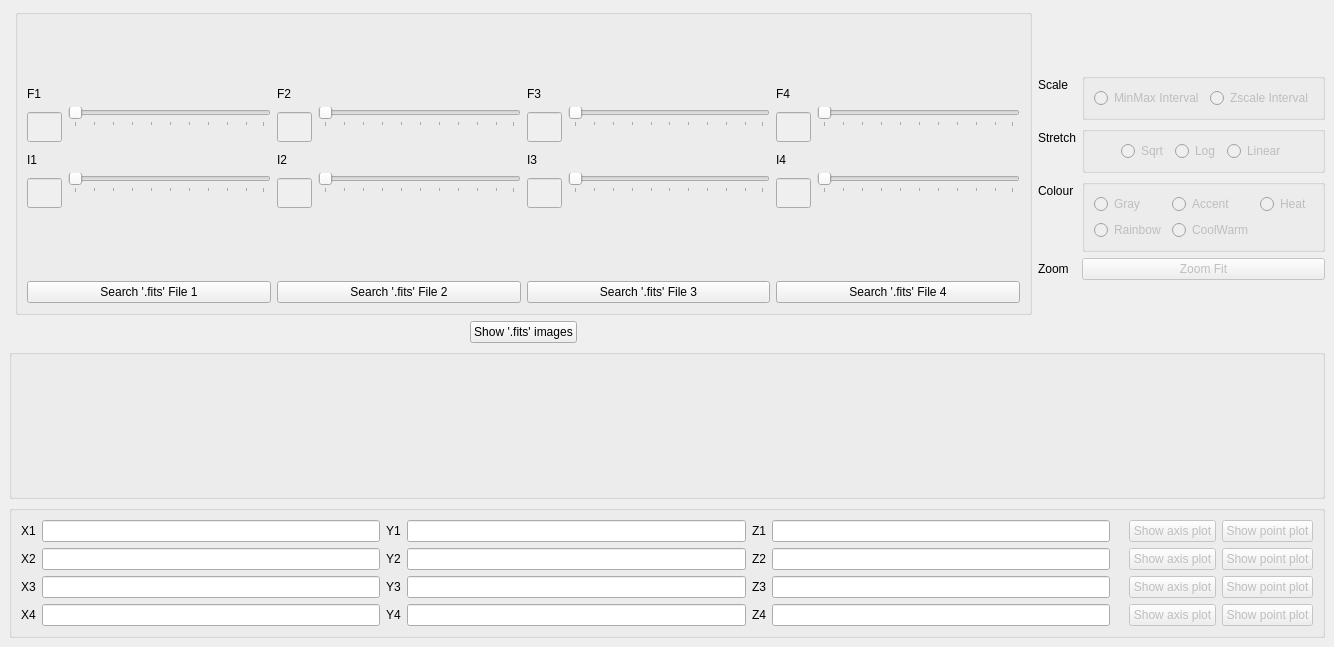
<?xml version="1.0" encoding="UTF-8"?>
<ui version="4.0">
 <class>MrsDetPlot</class>
 <widget class="QMainWindow" name="MrsDetPlot">
  <property name="geometry">
   <rect>
    <x>0</x>
    <y>0</y>
    <width>1334</width>
    <height>647</height>
   </rect>
  </property>
  <property name="windowTitle">
   <string>mrs_det_plot - Beta version</string>
  </property>
  <widget class="QWidget" name="centralwidget">
   <property name="sizePolicy">
    <sizepolicy hsizetype="Minimum" vsizetype="Fixed">
     <horstretch>0</horstretch>
     <verstretch>0</verstretch>
    </sizepolicy>
   </property>
   <layout class="QGridLayout" name="gridLayout_2">
    <item row="0" column="0">
     <layout class="QGridLayout" name="gridLayout" rowstretch="0,0,0,0">
      <item row="2" column="0" colspan="3">
       <widget class="QGroupBox" name="midPlot">
        <property name="minimumSize">
         <size>
          <width>0</width>
          <height>150</height>
         </size>
        </property>
        <property name="maximumSize">
         <size>
          <width>16777215</width>
          <height>150</height>
         </size>
        </property>
        <property name="title">
         <string/>
        </property>
        <layout class="QGridLayout" name="gridLayout_18">
         <item row="0" column="0">
          <layout class="QVBoxLayout" name="midLayout_vbox"/>
         </item>
        </layout>
       </widget>
      </item>
      <item row="1" column="1" alignment="Qt::AlignHCenter">
       <widget class="QPushButton" name="midButton">
        <property name="sizePolicy">
         <sizepolicy hsizetype="Fixed" vsizetype="Fixed">
          <horstretch>0</horstretch>
          <verstretch>0</verstretch>
         </sizepolicy>
        </property>
        <property name="text">
         <string>Show '.fits' images</string>
        </property>
       </widget>
      </item>
      <item row="0" column="1">
       <widget class="QGroupBox" name="groupBox_3">
        <property name="sizePolicy">
         <sizepolicy hsizetype="Expanding" vsizetype="Minimum">
          <horstretch>0</horstretch>
          <verstretch>0</verstretch>
         </sizepolicy>
        </property>
        <property name="maximumSize">
         <size>
          <width>16777215</width>
          <height>16777215</height>
         </size>
        </property>
        <property name="title">
         <string/>
        </property>
        <property name="alignment">
         <set>Qt::AlignLeading|Qt::AlignLeft|Qt::AlignVCenter</set>
        </property>
        <layout class="QGridLayout" name="gridLayout_7">
         <item row="0" column="0">
          <layout class="QGridLayout" name="gridLayout_3">
           <property name="sizeConstraint">
            <enum>QLayout::SetDefaultConstraint</enum>
           </property>
           <item row="0" column="3">
            <layout class="QFormLayout" name="formLayout_4">
             <property name="sizeConstraint">
              <enum>QLayout::SetDefaultConstraint</enum>
             </property>
             <property name="fieldGrowthPolicy">
              <enum>QFormLayout::AllNonFixedFieldsGrow</enum>
             </property>
             <property name="rowWrapPolicy">
              <enum>QFormLayout::WrapAllRows</enum>
             </property>
             <property name="labelAlignment">
              <set>Qt::AlignLeading|Qt::AlignLeft|Qt::AlignVCenter</set>
             </property>
             <property name="formAlignment">
              <set>Qt::AlignLeading|Qt::AlignLeft|Qt::AlignVCenter</set>
             </property>
             <item row="0" column="0">
              <widget class="QLabel" name="frame3Label">
               <property name="text">
                <string>F3</string>
               </property>
              </widget>
             </item>
             <item row="0" column="1">
              <layout class="QGridLayout" name="gridLayout_14">
               <item row="0" column="1" colspan="2">
                <widget class="QSlider" name="frameSlider3">
                 <property name="enabled">
                  <bool>false</bool>
                 </property>
                 <property name="orientation">
                  <enum>Qt::Horizontal</enum>
                 </property>
                 <property name="tickPosition">
                  <enum>QSlider::TicksBelow</enum>
                 </property>
                </widget>
               </item>
               <item row="1" column="1">
                <widget class="QLabel" name="frameMinimumLabel3">
                 <property name="text">
                  <string/>
                 </property>
                </widget>
               </item>
               <item row="1" column="2" alignment="Qt::AlignRight">
                <widget class="QLabel" name="frameMaximumLabel3">
                 <property name="text">
                  <string/>
                 </property>
                </widget>
               </item>
               <item row="0" column="0" rowspan="2">
                <widget class="QLineEdit" name="frameLineEdit3">
                 <property name="enabled">
                  <bool>false</bool>
                 </property>
                 <property name="maximumSize">
                  <size>
                   <width>35</width>
                   <height>30</height>
                  </size>
                 </property>
                </widget>
               </item>
              </layout>
             </item>
             <item row="1" column="0">
              <widget class="QLabel" name="integration3Label">
               <property name="text">
                <string>I3</string>
               </property>
              </widget>
             </item>
             <item row="1" column="1">
              <layout class="QGridLayout" name="gridLayout_15">
               <item row="0" column="1" colspan="2">
                <widget class="QSlider" name="integrationSlider3">
                 <property name="enabled">
                  <bool>false</bool>
                 </property>
                 <property name="orientation">
                  <enum>Qt::Horizontal</enum>
                 </property>
                 <property name="tickPosition">
                  <enum>QSlider::TicksBelow</enum>
                 </property>
                </widget>
               </item>
               <item row="1" column="1">
                <widget class="QLabel" name="integrationMinimumLabel3">
                 <property name="text">
                  <string/>
                 </property>
                </widget>
               </item>
               <item row="1" column="2" alignment="Qt::AlignRight">
                <widget class="QLabel" name="integrationMaximumLabel3">
                 <property name="text">
                  <string/>
                 </property>
                </widget>
               </item>
               <item row="0" column="0" rowspan="2">
                <widget class="QLineEdit" name="integrationLineEdit3">
                 <property name="enabled">
                  <bool>false</bool>
                 </property>
                 <property name="maximumSize">
                  <size>
                   <width>35</width>
                   <height>30</height>
                  </size>
                 </property>
                </widget>
               </item>
              </layout>
             </item>
            </layout>
           </item>
           <item row="0" column="2">
            <layout class="QFormLayout" name="formLayout_3">
             <property name="rowWrapPolicy">
              <enum>QFormLayout::WrapAllRows</enum>
             </property>
             <property name="formAlignment">
              <set>Qt::AlignLeading|Qt::AlignLeft|Qt::AlignVCenter</set>
             </property>
             <item row="0" column="0">
              <widget class="QLabel" name="frame2Label">
               <property name="text">
                <string>F2</string>
               </property>
              </widget>
             </item>
             <item row="0" column="1">
              <layout class="QGridLayout" name="gridLayout_12">
               <item row="0" column="1" colspan="2">
                <widget class="QSlider" name="frameSlider2">
                 <property name="enabled">
                  <bool>false</bool>
                 </property>
                 <property name="orientation">
                  <enum>Qt::Horizontal</enum>
                 </property>
                 <property name="tickPosition">
                  <enum>QSlider::TicksBelow</enum>
                 </property>
                </widget>
               </item>
               <item row="1" column="2" alignment="Qt::AlignRight">
                <widget class="QLabel" name="frameMaximumLabel2">
                 <property name="text">
                  <string/>
                 </property>
                </widget>
               </item>
               <item row="1" column="1">
                <widget class="QLabel" name="frameMinimumLabel2">
                 <property name="text">
                  <string/>
                 </property>
                </widget>
               </item>
               <item row="0" column="0" rowspan="2">
                <widget class="QLineEdit" name="frameLineEdit2">
                 <property name="enabled">
                  <bool>false</bool>
                 </property>
                 <property name="maximumSize">
                  <size>
                   <width>35</width>
                   <height>30</height>
                  </size>
                 </property>
                </widget>
               </item>
              </layout>
             </item>
             <item row="1" column="0">
              <widget class="QLabel" name="integration2Label">
               <property name="text">
                <string>I2</string>
               </property>
              </widget>
             </item>
             <item row="1" column="1">
              <layout class="QGridLayout" name="gridLayout_13">
               <item row="1" column="1">
                <widget class="QLabel" name="integrationMinimumLabel2">
                 <property name="text">
                  <string/>
                 </property>
                </widget>
               </item>
               <item row="0" column="1" colspan="2">
                <widget class="QSlider" name="integrationSlider2">
                 <property name="enabled">
                  <bool>false</bool>
                 </property>
                 <property name="orientation">
                  <enum>Qt::Horizontal</enum>
                 </property>
                 <property name="tickPosition">
                  <enum>QSlider::TicksBelow</enum>
                 </property>
                </widget>
               </item>
               <item row="1" column="2" alignment="Qt::AlignRight">
                <widget class="QLabel" name="integrationMaximumLabel2">
                 <property name="text">
                  <string/>
                 </property>
                </widget>
               </item>
               <item row="0" column="0" rowspan="2">
                <widget class="QLineEdit" name="integrationLineEdit2">
                 <property name="enabled">
                  <bool>false</bool>
                 </property>
                 <property name="maximumSize">
                  <size>
                   <width>35</width>
                   <height>30</height>
                  </size>
                 </property>
                </widget>
               </item>
              </layout>
             </item>
            </layout>
           </item>
           <item row="0" column="4">
            <layout class="QFormLayout" name="formLayout_5">
             <property name="fieldGrowthPolicy">
              <enum>QFormLayout::AllNonFixedFieldsGrow</enum>
             </property>
             <property name="rowWrapPolicy">
              <enum>QFormLayout::WrapAllRows</enum>
             </property>
             <property name="formAlignment">
              <set>Qt::AlignLeading|Qt::AlignLeft|Qt::AlignVCenter</set>
             </property>
             <item row="0" column="0">
              <widget class="QLabel" name="frame4Label">
               <property name="text">
                <string>F4</string>
               </property>
              </widget>
             </item>
             <item row="0" column="1">
              <layout class="QGridLayout" name="gridLayout_16">
               <item row="0" column="1" colspan="2">
                <widget class="QSlider" name="frameSlider4">
                 <property name="enabled">
                  <bool>false</bool>
                 </property>
                 <property name="tracking">
                  <bool>true</bool>
                 </property>
                 <property name="orientation">
                  <enum>Qt::Horizontal</enum>
                 </property>
                 <property name="tickPosition">
                  <enum>QSlider::TicksBelow</enum>
                 </property>
                </widget>
               </item>
               <item row="1" column="2" alignment="Qt::AlignRight">
                <widget class="QLabel" name="frameMaximumLabel4">
                 <property name="text">
                  <string/>
                 </property>
                </widget>
               </item>
               <item row="1" column="1">
                <widget class="QLabel" name="frameMinimumLabel4">
                 <property name="text">
                  <string/>
                 </property>
                </widget>
               </item>
               <item row="0" column="0" rowspan="2">
                <widget class="QLineEdit" name="frameLineEdit4">
                 <property name="enabled">
                  <bool>false</bool>
                 </property>
                 <property name="sizePolicy">
                  <sizepolicy hsizetype="Expanding" vsizetype="Fixed">
                   <horstretch>0</horstretch>
                   <verstretch>0</verstretch>
                  </sizepolicy>
                 </property>
                 <property name="maximumSize">
                  <size>
                   <width>35</width>
                   <height>30</height>
                  </size>
                 </property>
                </widget>
               </item>
              </layout>
             </item>
             <item row="1" column="0">
              <widget class="QLabel" name="integration4Label">
               <property name="text">
                <string>I4</string>
               </property>
              </widget>
             </item>
             <item row="1" column="1">
              <layout class="QGridLayout" name="gridLayout_17">
               <item row="1" column="2" alignment="Qt::AlignRight">
                <widget class="QLabel" name="integrationMaximumLabel4">
                 <property name="text">
                  <string/>
                 </property>
                </widget>
               </item>
               <item row="1" column="1">
                <widget class="QLabel" name="integrationMinimumLabel4">
                 <property name="text">
                  <string/>
                 </property>
                </widget>
               </item>
               <item row="0" column="1" colspan="2">
                <widget class="QSlider" name="integrationSlider4">
                 <property name="enabled">
                  <bool>false</bool>
                 </property>
                 <property name="orientation">
                  <enum>Qt::Horizontal</enum>
                 </property>
                 <property name="tickPosition">
                  <enum>QSlider::TicksBelow</enum>
                 </property>
                </widget>
               </item>
               <item row="0" column="0" rowspan="2">
                <widget class="QLineEdit" name="integrationLineEdit4">
                 <property name="enabled">
                  <bool>false</bool>
                 </property>
                 <property name="maximumSize">
                  <size>
                   <width>35</width>
                   <height>30</height>
                  </size>
                 </property>
                </widget>
               </item>
              </layout>
             </item>
            </layout>
           </item>
           <item row="0" column="0">
            <layout class="QFormLayout" name="formLayout_2">
             <property name="rowWrapPolicy">
              <enum>QFormLayout::WrapAllRows</enum>
             </property>
             <property name="formAlignment">
              <set>Qt::AlignLeading|Qt::AlignLeft|Qt::AlignVCenter</set>
             </property>
             <item row="0" column="0">
              <widget class="QLabel" name="frame1Label">
               <property name="text">
                <string>F1</string>
               </property>
              </widget>
             </item>
             <item row="0" column="1">
              <layout class="QGridLayout" name="gridLayout_10">
               <item row="1" column="1">
                <widget class="QLabel" name="frameMinimumLabel1">
                 <property name="text">
                  <string/>
                 </property>
                </widget>
               </item>
               <item row="0" column="1" colspan="2">
                <widget class="QSlider" name="frameSlider1">
                 <property name="enabled">
                  <bool>false</bool>
                 </property>
                 <property name="orientation">
                  <enum>Qt::Horizontal</enum>
                 </property>
                 <property name="tickPosition">
                  <enum>QSlider::TicksBelow</enum>
                 </property>
                </widget>
               </item>
               <item row="1" column="2" alignment="Qt::AlignRight">
                <widget class="QLabel" name="frameMaximumLabel1">
                 <property name="text">
                  <string/>
                 </property>
                </widget>
               </item>
               <item row="0" column="0" rowspan="2">
                <widget class="QLineEdit" name="frameLineEdit1">
                 <property name="enabled">
                  <bool>false</bool>
                 </property>
                 <property name="sizePolicy">
                  <sizepolicy hsizetype="Expanding" vsizetype="Fixed">
                   <horstretch>0</horstretch>
                   <verstretch>0</verstretch>
                  </sizepolicy>
                 </property>
                 <property name="minimumSize">
                  <size>
                   <width>0</width>
                   <height>0</height>
                  </size>
                 </property>
                 <property name="maximumSize">
                  <size>
                   <width>35</width>
                   <height>30</height>
                  </size>
                 </property>
                </widget>
               </item>
              </layout>
             </item>
             <item row="1" column="0">
              <widget class="QLabel" name="integration1Label">
               <property name="text">
                <string>I1</string>
               </property>
              </widget>
             </item>
             <item row="1" column="1">
              <layout class="QGridLayout" name="gridLayout_11">
               <item row="0" column="1" colspan="2">
                <widget class="QSlider" name="integrationSlider1">
                 <property name="enabled">
                  <bool>false</bool>
                 </property>
                 <property name="orientation">
                  <enum>Qt::Horizontal</enum>
                 </property>
                 <property name="tickPosition">
                  <enum>QSlider::TicksBelow</enum>
                 </property>
                </widget>
               </item>
               <item row="1" column="1">
                <widget class="QLabel" name="integrationMinimumLabel1">
                 <property name="text">
                  <string/>
                 </property>
                </widget>
               </item>
               <item row="1" column="2" alignment="Qt::AlignRight">
                <widget class="QLabel" name="integrationMaximumLabel1">
                 <property name="text">
                  <string/>
                 </property>
                </widget>
               </item>
               <item row="0" column="0" rowspan="2">
                <widget class="QLineEdit" name="integrationLineEdit1">
                 <property name="enabled">
                  <bool>false</bool>
                 </property>
                 <property name="maximumSize">
                  <size>
                   <width>35</width>
                   <height>30</height>
                  </size>
                 </property>
                </widget>
               </item>
              </layout>
             </item>
            </layout>
           </item>
           <item row="1" column="4">
            <widget class="QPushButton" name="fileButton4">
             <property name="text">
              <string>Search '.fits' File 4</string>
             </property>
            </widget>
           </item>
           <item row="1" column="3">
            <widget class="QPushButton" name="fileButton3">
             <property name="text">
              <string>Search '.fits' File 3</string>
             </property>
            </widget>
           </item>
           <item row="1" column="2">
            <widget class="QPushButton" name="fileButton2">
             <property name="text">
              <string>Search '.fits' File 2</string>
             </property>
            </widget>
           </item>
           <item row="1" column="0">
            <widget class="QPushButton" name="fileButton1">
             <property name="text">
              <string>Search '.fits' File 1</string>
             </property>
            </widget>
           </item>
          </layout>
         </item>
        </layout>
       </widget>
      </item>
      <item row="3" column="0" colspan="3">
       <widget class="QGroupBox" name="groupBox_2">
        <property name="enabled">
         <bool>true</bool>
        </property>
        <property name="sizePolicy">
         <sizepolicy hsizetype="Expanding" vsizetype="Fixed">
          <horstretch>0</horstretch>
          <verstretch>0</verstretch>
         </sizepolicy>
        </property>
        <property name="title">
         <string/>
        </property>
        <layout class="QGridLayout" name="gridLayout_9">
         <item row="0" column="0">
          <layout class="QGridLayout" name="gridLayout_8">
           <item row="0" column="2">
            <widget class="QLabel" name="yLabel1">
             <property name="text">
              <string>Y1</string>
             </property>
            </widget>
           </item>
           <item row="0" column="6">
            <widget class="QLabel" name="zUnitLabel1">
             <property name="text">
              <string/>
             </property>
            </widget>
           </item>
           <item row="0" column="4">
            <widget class="QLabel" name="zLabel1">
             <property name="text">
              <string>Z1</string>
             </property>
            </widget>
           </item>
           <item row="0" column="1">
            <widget class="QLineEdit" name="xlineEdit1">
             <property name="readOnly">
              <bool>true</bool>
             </property>
            </widget>
           </item>
           <item row="2" column="0">
            <widget class="QLabel" name="xLabel3">
             <property name="text">
              <string>X3</string>
             </property>
            </widget>
           </item>
           <item row="0" column="3">
            <widget class="QLineEdit" name="ylineEdit1">
             <property name="readOnly">
              <bool>true</bool>
             </property>
            </widget>
           </item>
           <item row="0" column="5">
            <widget class="QLineEdit" name="zlineEdit1">
             <property name="readOnly">
              <bool>true</bool>
             </property>
            </widget>
           </item>
           <item row="0" column="7">
            <widget class="QPushButton" name="showAxisButton1">
             <property name="enabled">
              <bool>false</bool>
             </property>
             <property name="text">
              <string>Show axis plot</string>
             </property>
            </widget>
           </item>
           <item row="1" column="8">
            <widget class="QPushButton" name="showPointButton2">
             <property name="enabled">
              <bool>false</bool>
             </property>
             <property name="text">
              <string>Show point plot</string>
             </property>
            </widget>
           </item>
           <item row="1" column="6">
            <widget class="QLabel" name="zUnitLabel2">
             <property name="text">
              <string/>
             </property>
            </widget>
           </item>
           <item row="2" column="1">
            <widget class="QLineEdit" name="xlineEdit3"/>
           </item>
           <item row="1" column="2">
            <widget class="QLabel" name="yLabel2">
             <property name="text">
              <string>Y2</string>
             </property>
            </widget>
           </item>
           <item row="1" column="5">
            <widget class="QLineEdit" name="zlineEdit2">
             <property name="readOnly">
              <bool>true</bool>
             </property>
            </widget>
           </item>
           <item row="2" column="6">
            <widget class="QLabel" name="zUnitLabel3">
             <property name="text">
              <string/>
             </property>
            </widget>
           </item>
           <item row="2" column="3">
            <widget class="QLineEdit" name="ylineEdit3">
             <property name="readOnly">
              <bool>true</bool>
             </property>
            </widget>
           </item>
           <item row="2" column="5">
            <widget class="QLineEdit" name="zlineEdit3">
             <property name="readOnly">
              <bool>true</bool>
             </property>
            </widget>
           </item>
           <item row="2" column="7">
            <widget class="QPushButton" name="showAxisButton3">
             <property name="enabled">
              <bool>false</bool>
             </property>
             <property name="text">
              <string>Show axis plot</string>
             </property>
            </widget>
           </item>
           <item row="1" column="7">
            <widget class="QPushButton" name="showAxisButton2">
             <property name="enabled">
              <bool>false</bool>
             </property>
             <property name="text">
              <string>Show axis plot</string>
             </property>
            </widget>
           </item>
           <item row="2" column="2">
            <widget class="QLabel" name="yLabel3">
             <property name="text">
              <string>Y3</string>
             </property>
            </widget>
           </item>
           <item row="1" column="3">
            <widget class="QLineEdit" name="ylineEdit2">
             <property name="readOnly">
              <bool>true</bool>
             </property>
            </widget>
           </item>
           <item row="1" column="4">
            <widget class="QLabel" name="zLabel2">
             <property name="text">
              <string>Z2</string>
             </property>
            </widget>
           </item>
           <item row="0" column="8">
            <widget class="QPushButton" name="showPointButton1">
             <property name="enabled">
              <bool>false</bool>
             </property>
             <property name="text">
              <string>Show point plot</string>
             </property>
            </widget>
           </item>
           <item row="1" column="1">
            <widget class="QLineEdit" name="xlineEdit2">
             <property name="readOnly">
              <bool>true</bool>
             </property>
            </widget>
           </item>
           <item row="2" column="4">
            <widget class="QLabel" name="zLabel3">
             <property name="text">
              <string>Z3</string>
             </property>
            </widget>
           </item>
           <item row="0" column="0">
            <widget class="QLabel" name="xLabel1">
             <property name="text">
              <string>X1</string>
             </property>
            </widget>
           </item>
           <item row="2" column="8">
            <widget class="QPushButton" name="showPointButton3">
             <property name="enabled">
              <bool>false</bool>
             </property>
             <property name="text">
              <string>Show point plot</string>
             </property>
            </widget>
           </item>
           <item row="1" column="0">
            <widget class="QLabel" name="xLabel2">
             <property name="text">
              <string>X2</string>
             </property>
            </widget>
           </item>
           <item row="3" column="0">
            <widget class="QLabel" name="xLabel4">
             <property name="text">
              <string>X4</string>
             </property>
            </widget>
           </item>
           <item row="3" column="1">
            <widget class="QLineEdit" name="xlineEdit4">
             <property name="readOnly">
              <bool>true</bool>
             </property>
            </widget>
           </item>
           <item row="3" column="2">
            <widget class="QLabel" name="yLabel4">
             <property name="text">
              <string>Y4</string>
             </property>
            </widget>
           </item>
           <item row="3" column="3">
            <widget class="QLineEdit" name="ylineEdit4">
             <property name="readOnly">
              <bool>true</bool>
             </property>
            </widget>
           </item>
           <item row="3" column="4">
            <widget class="QLabel" name="zLabel4">
             <property name="text">
              <string>Z4</string>
             </property>
            </widget>
           </item>
           <item row="3" column="5">
            <widget class="QLineEdit" name="zlineEdit4">
             <property name="readOnly">
              <bool>true</bool>
             </property>
            </widget>
           </item>
           <item row="3" column="7">
            <widget class="QPushButton" name="showAxisButton4">
             <property name="enabled">
              <bool>false</bool>
             </property>
             <property name="text">
              <string>Show axis plot</string>
             </property>
            </widget>
           </item>
           <item row="3" column="8">
            <widget class="QPushButton" name="showPointButton4">
             <property name="enabled">
              <bool>false</bool>
             </property>
             <property name="text">
              <string>Show point plot</string>
             </property>
            </widget>
           </item>
           <item row="3" column="6">
            <widget class="QLabel" name="zUnitLabel4">
             <property name="text">
              <string/>
             </property>
            </widget>
           </item>
          </layout>
         </item>
        </layout>
       </widget>
      </item>
      <item row="0" column="2" rowspan="2">
       <layout class="QFormLayout" name="formLayout">
        <property name="formAlignment">
         <set>Qt::AlignLeading|Qt::AlignLeft|Qt::AlignVCenter</set>
        </property>
        <item row="0" column="0">
         <widget class="QLabel" name="scaleLabel">
          <property name="text">
           <string>Scale</string>
          </property>
         </widget>
        </item>
        <item row="1" column="0">
         <widget class="QLabel" name="stretchLabel">
          <property name="text">
           <string>Stretch</string>
          </property>
         </widget>
        </item>
        <item row="2" column="0">
         <widget class="QLabel" name="colourLabel">
          <property name="text">
           <string>Colour</string>
          </property>
         </widget>
        </item>
        <item row="3" column="0">
         <widget class="QLabel" name="zoomLabel">
          <property name="text">
           <string>Zoom</string>
          </property>
         </widget>
        </item>
        <item row="1" column="1">
         <widget class="QGroupBox" name="stretchGroupBox">
          <property name="enabled">
           <bool>false</bool>
          </property>
          <property name="title">
           <string/>
          </property>
          <layout class="QHBoxLayout" name="horizontalLayout_4">
           <item>
            <layout class="QHBoxLayout" name="horizontalLayout_3">
             <item>
              <widget class="QRadioButton" name="radioBScale3">
               <property name="sizePolicy">
                <sizepolicy hsizetype="Fixed" vsizetype="Fixed">
                 <horstretch>0</horstretch>
                 <verstretch>0</verstretch>
                </sizepolicy>
               </property>
               <property name="layoutDirection">
                <enum>Qt::LeftToRight</enum>
               </property>
               <property name="text">
                <string>Sqrt</string>
               </property>
              </widget>
             </item>
             <item>
              <widget class="QRadioButton" name="radioBScale2">
               <property name="sizePolicy">
                <sizepolicy hsizetype="Fixed" vsizetype="Fixed">
                 <horstretch>0</horstretch>
                 <verstretch>0</verstretch>
                </sizepolicy>
               </property>
               <property name="text">
                <string>Log</string>
               </property>
              </widget>
             </item>
             <item>
              <widget class="QRadioButton" name="radioBScale1">
               <property name="sizePolicy">
                <sizepolicy hsizetype="Fixed" vsizetype="Fixed">
                 <horstretch>0</horstretch>
                 <verstretch>0</verstretch>
                </sizepolicy>
               </property>
               <property name="text">
                <string>Linear</string>
               </property>
              </widget>
             </item>
            </layout>
           </item>
          </layout>
         </widget>
        </item>
        <item row="3" column="1">
         <widget class="QPushButton" name="centerButton">
          <property name="enabled">
           <bool>false</bool>
          </property>
          <property name="sizePolicy">
           <sizepolicy hsizetype="Preferred" vsizetype="Fixed">
            <horstretch>0</horstretch>
            <verstretch>0</verstretch>
           </sizepolicy>
          </property>
          <property name="text">
           <string>Zoom Fit</string>
          </property>
         </widget>
        </item>
        <item row="0" column="1">
         <widget class="QGroupBox" name="scaleGroupBox">
          <property name="enabled">
           <bool>false</bool>
          </property>
          <property name="sizePolicy">
           <sizepolicy hsizetype="Preferred" vsizetype="Preferred">
            <horstretch>0</horstretch>
            <verstretch>0</verstretch>
           </sizepolicy>
          </property>
          <property name="title">
           <string/>
          </property>
          <layout class="QHBoxLayout" name="horizontalLayout_2">
           <item>
            <layout class="QHBoxLayout" name="horizontalLayout">
             <item>
              <widget class="QRadioButton" name="minMaxRadioB">
               <property name="text">
                <string>MinMax Interval</string>
               </property>
              </widget>
             </item>
             <item>
              <widget class="QRadioButton" name="zscaleRadioB">
               <property name="text">
                <string>Zscale Interval</string>
               </property>
              </widget>
             </item>
            </layout>
           </item>
          </layout>
         </widget>
        </item>
        <item row="2" column="1">
         <widget class="QGroupBox" name="colourGroupBox">
          <property name="enabled">
           <bool>false</bool>
          </property>
          <property name="title">
           <string/>
          </property>
          <layout class="QGridLayout" name="gridLayout_5">
           <item row="0" column="0">
            <layout class="QGridLayout" name="gridLayout_4">
             <item row="0" column="1">
              <widget class="QRadioButton" name="radioBColor3">
               <property name="text">
                <string>Accent</string>
               </property>
              </widget>
             </item>
             <item row="0" column="0">
              <widget class="QRadioButton" name="radioBColor1">
               <property name="text">
                <string>Gray</string>
               </property>
              </widget>
             </item>
             <item row="0" column="2">
              <widget class="QRadioButton" name="radioBColor4">
               <property name="text">
                <string>Heat</string>
               </property>
              </widget>
             </item>
             <item row="1" column="0">
              <widget class="QRadioButton" name="radioBColor5">
               <property name="text">
                <string>Rainbow</string>
               </property>
              </widget>
             </item>
             <item row="1" column="1">
              <widget class="QRadioButton" name="radioBColor2">
               <property name="text">
                <string>CoolWarm</string>
               </property>
              </widget>
             </item>
            </layout>
           </item>
          </layout>
         </widget>
        </item>
       </layout>
      </item>
     </layout>
    </item>
   </layout>
  </widget>
 </widget>
 <resources/>
 <connections/>
</ui>
